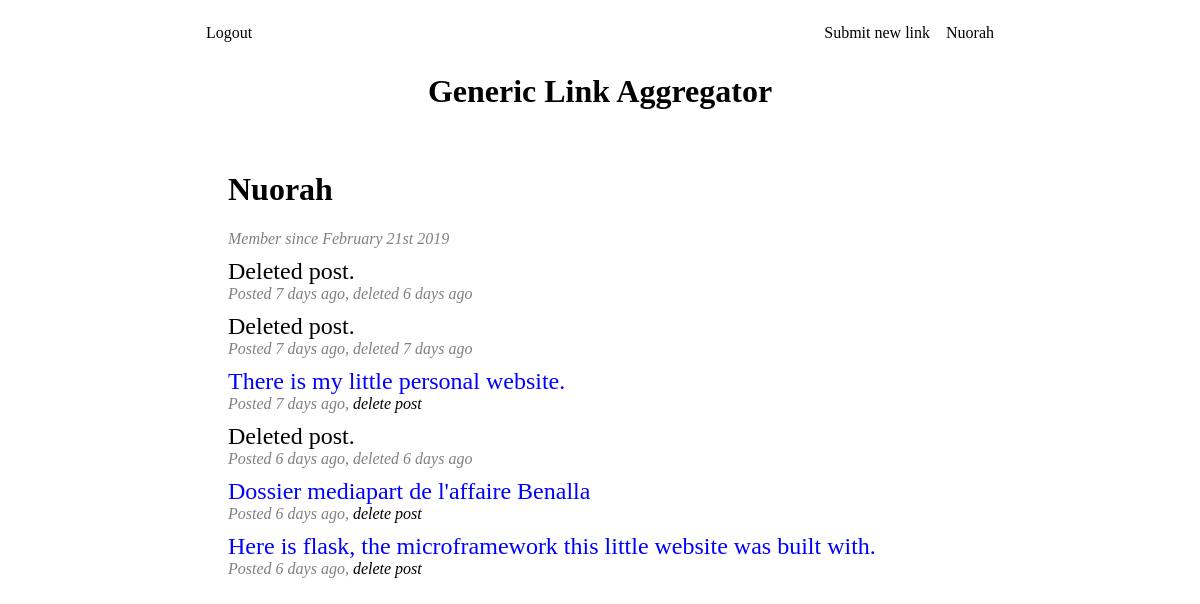
/user/Nuorah (signed in), run on the app's committed database.
### app/models.py (models this page shows, shortened)
class User(UserMixin, db.Model):
	id = db.Column(db.Integer, primary_key=True)
	username = db.Column(db.String(64), index=True, unique=True)
	password_hash = db.Column(db.String(128))
	karma = db.Column(db.Integer)
	registration_date = db.Column(db.DateTime, index=True, default=datetime.utcnow)
	posts = db.relationship('Post', backref='author', lazy='dynamic')

class Post(db.Model):
	id = db.Column(db.Integer, primary_key=True)
	title = db.Column(db.String(64))
	url = db.Column(db.String(512))
	timestamp = db.Column(db.DateTime, index=True, default=datetime.utcnow)
	score = db.Column(db.Integer)
	user_id = db.Column(db.Integer, db.ForeignKey('user.id'))
	deleted = db.Column(db.Boolean, default = False)
	deleted_timestamp = db.Column(db.DateTime, index=True)

### app/routes.py (the view)
@app.route('/user/<username>')
def user(username):
	user = User.query.filter_by(username=username).first_or_404()
	if user:
		posts = Post.query.filter_by(user_id=user.id).all()
		if posts:
			return render_template('user.html', user=user, posts=posts)
		return render_template('user.html', user=user)
	return redirect(url_for('index'))

### app/models.py (called while the page is built)
@login.user_loader
def load_user(id):
    return User.query.get(int(id))

### app/templates/user.html
{% extends "base.html" %}
{% block app_content %}
<h1>{{ user.username }}</h1>
<p class="post_info">Member since {{ moment(user.registration_date).format('MMMM Do YYYY') }}</p>
	<p class="post_info">
	{% for post in posts %}
	{% if post.deleted %}
	<p class="post_title">Deleted post.</p>
	<p class="post_info">Posted {{ moment(post.timestamp).fromNow() }}, deleted {{ moment(post.deleted_timestamp).fromNow() }}</a></p>
	{% else %}
	<p class="post_title"><a href={{ post.url }}>{{ post.title }}</a></p>
	<p class="post_info">Posted {{ moment(post.timestamp).fromNow() }}{% if user == current_user %}, <a href= {{ url_for('delete', post_id=post.id) }}>delete post</a></p>
	{% else %}
	</p>
	<p class="post_info"></p>
	{% endif %}
	{% endif %}
	{% endfor %}
	{% endblock %}

### app/templates/base.html (shortened to what this page needs)
<doctype html>
<html>
<head>
	<link rel="stylesheet" href="{{url_for('static', filename='styles.css')}}">
</head>
<body>
	{% block navbar %}
	<nav class="navbar">
		<div class="container">
			<div class="" id="">
				<ul class="navbar_left">
					{% if current_user.is_anonymous %}
					<li><a href="{{ url_for('login') }}">Login</a></li>
					{% else %}
					<li><a href="{{ url_for('logout') }}">Logout</a></li>
				</ul>
				<ul class="navbar_right">
					<li><a href="{{ url_for('submit') }}">Submit new link</a></li>
					<li><a href="{{ url_for('user', username=current_user.username) }}">{{ current_user.username }}</a></li>
					{% endif %}
				</ul>
			</div>
		</div>
	</nav>
	<div class="banner">
		<a href="{{ url_for('index') }}"><h1>Generic Link Aggregator</h1></a>
	</div>
	{% endblock %}
	{% block content %}
	<div class="container" >
		<div class="content">
			{% block app_content %}{% endblock %}
		</div>
	</div>
	{% endblock %}
</body>
</html>

### app/static/styles.css (style rules this page uses)
* { box-sizing: inherit; }
html { box-sizing: border-box; }
body { margin: 0; padding: 0; font-family: "Palatino Linotype", "Book Antiqua", Palatino, serif; }
a { color: black; text-decoration: none; }
.banner { padding:0; margin:0; height:50px; }
.banner h1 { text-align: center; position: relative; top: 50%; transform: translateY(-50%); padding:0; margin:0; }
div.container { max-width: 880px; margin: 24px auto; padding: 0 20px; }
.content { padding: 10px 24px; margin: 10px 24px; }
p.post_title { font-size: x-large; margin: 0; margin-top:10px; padding: 0; }
p.post_title a { color:blue; }
p.post_info { padding: 0; margin-top: 0; margin-bottom: 0; padding-top: 0; color:grey; font-style: italic; }
nav.navbar { max-width: 880px; margin: 24px auto; padding: 0 40px; overflow: hidden; font-family: "Times New Roman", Times, serif; }
nav.navbar .container { padding:0; margin:0; }
nav.navbar ul { list-style-type: none; margin: 0; padding: 0; }
nav.navbar li { display: inline; }
nav.navbar li a { color: black; text-align: center; padding: 14px 6px; margin : 0; text-decoration: none; }
.navbar_right { float: right; }
.navbar_left { float: left; }

### data on the page
User: username "Nuorah", registration_date "February 21st 2019"
Post: timestamp "7 days ago", deleted_timestamp "6 days ago"
Post: timestamp "7 days ago", deleted_timestamp "7 days ago"
Post: title "There is my little personal website.", timestamp "7 days ago"
Post: timestamp "6 days ago", deleted_timestamp "6 days ago"
Post: title "Dossier mediapart de l'affaire Benalla", timestamp "6 days ago"
Post: title "Here is flask, the microframework this little website was built with.", timestamp "6 days ago"
